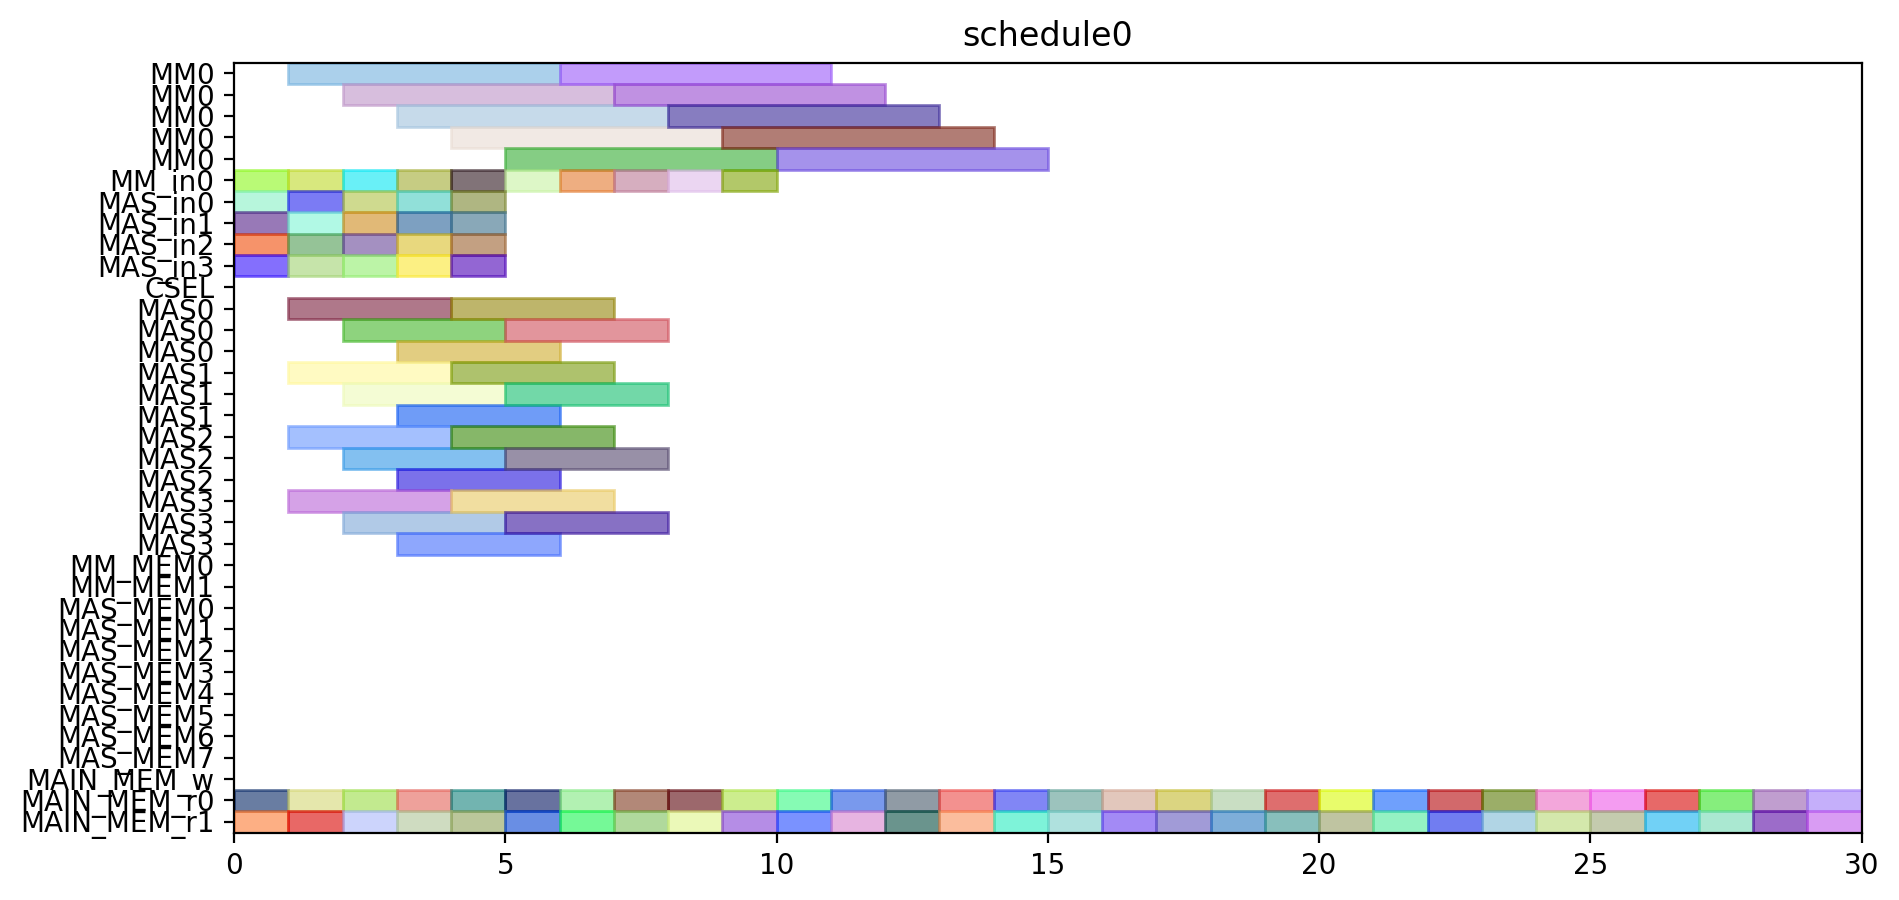

Write the Python code that produced this figure.
from pyschedule import Scenario, solvers, plotters, alt


def solve():
	horizon = 131
	S = Scenario("schedule0", horizon=horizon)

	# resource
	MM = S.Resources('MM', num=1, size=5)
	MM_in = S.Resources('MM_in', num=1)
	MAS_in = S.Resources('MAS_in', num=4)
	CSEL = S.Resource('CSEL')
	MAS = S.Resources('MAS', num=4, size=3, periods=range(1, horizon))
	MM_MEM = S.Resources('MM_MEM', num=2)
	MAS_MEM = S.Resources('MAS_MEM', num=8)
	MAIN_MEM_w = S.Resource('MAIN_MEM_w', size=1)
	MAIN_MEM_r = S.Resources('MAIN_MEM_r', num=2)

	# result of previous scheduling

	# new tasks
	c_aa_a1_0 = S.Task('c_aa_a1_0', length=3, delay_cost=1)
	c_aa_a1_0 += alt(MAS)
	c_aa_a1_0_in = S.Task('c_aa_a1_0_in', length=1, delay_cost=1)
	c_aa_a1_0_in += alt(MAS_in)
	S += c_aa_a1_0_in*MAS_in[0]<=c_aa_a1_0*MAS[0]

	S += c_aa_a1_0_in*MAS_in[1]<=c_aa_a1_0*MAS[1]

	S += c_aa_a1_0_in*MAS_in[2]<=c_aa_a1_0*MAS[2]

	S += c_aa_a1_0_in*MAS_in[3]<=c_aa_a1_0*MAS[3]

	c_aa_a1_0_mem0 = S.Task('c_aa_a1_0_mem0', length=1, delay_cost=1)
	c_aa_a1_0_mem0 += MAIN_MEM_r[0]
	c_aa_a1_0_mem1 = S.Task('c_aa_a1_0_mem1', length=1, delay_cost=1)
	c_aa_a1_0_mem1 += MAIN_MEM_r[1]
	c_aa_a1_1 = S.Task('c_aa_a1_1', length=3, delay_cost=1)
	c_aa_a1_1 += alt(MAS)
	c_aa_a1_1_in = S.Task('c_aa_a1_1_in', length=1, delay_cost=1)
	c_aa_a1_1_in += alt(MAS_in)
	S += c_aa_a1_1_in*MAS_in[0]<=c_aa_a1_1*MAS[0]

	S += c_aa_a1_1_in*MAS_in[1]<=c_aa_a1_1*MAS[1]

	S += c_aa_a1_1_in*MAS_in[2]<=c_aa_a1_1*MAS[2]

	S += c_aa_a1_1_in*MAS_in[3]<=c_aa_a1_1*MAS[3]

	c_aa_a1_1_mem0 = S.Task('c_aa_a1_1_mem0', length=1, delay_cost=1)
	c_aa_a1_1_mem0 += MAIN_MEM_r[0]
	c_aa_a1_1_mem1 = S.Task('c_aa_a1_1_mem1', length=1, delay_cost=1)
	c_aa_a1_1_mem1 += MAIN_MEM_r[1]
	c_aa_t10 = S.Task('c_aa_t10', length=3, delay_cost=1)
	c_aa_t10 += alt(MAS)
	c_aa_t10_in = S.Task('c_aa_t10_in', length=1, delay_cost=1)
	c_aa_t10_in += alt(MAS_in)
	S += c_aa_t10_in*MAS_in[0]<=c_aa_t10*MAS[0]

	S += c_aa_t10_in*MAS_in[1]<=c_aa_t10*MAS[1]

	S += c_aa_t10_in*MAS_in[2]<=c_aa_t10*MAS[2]

	S += c_aa_t10_in*MAS_in[3]<=c_aa_t10*MAS[3]

	c_aa_t10_mem0 = S.Task('c_aa_t10_mem0', length=1, delay_cost=1)
	c_aa_t10_mem0 += MAIN_MEM_r[0]
	c_aa_t10_mem1 = S.Task('c_aa_t10_mem1', length=1, delay_cost=1)
	c_aa_t10_mem1 += MAIN_MEM_r[1]
	c_aa_t11 = S.Task('c_aa_t11', length=3, delay_cost=1)
	c_aa_t11 += alt(MAS)
	c_aa_t11_in = S.Task('c_aa_t11_in', length=1, delay_cost=1)
	c_aa_t11_in += alt(MAS_in)
	S += c_aa_t11_in*MAS_in[0]<=c_aa_t11*MAS[0]

	S += c_aa_t11_in*MAS_in[1]<=c_aa_t11*MAS[1]

	S += c_aa_t11_in*MAS_in[2]<=c_aa_t11*MAS[2]

	S += c_aa_t11_in*MAS_in[3]<=c_aa_t11*MAS[3]

	c_aa_t11_mem0 = S.Task('c_aa_t11_mem0', length=1, delay_cost=1)
	c_aa_t11_mem0 += MAIN_MEM_r[0]
	c_aa_t11_mem1 = S.Task('c_aa_t11_mem1', length=1, delay_cost=1)
	c_aa_t11_mem1 += MAIN_MEM_r[1]
	c_aa_t3_t0 = S.Task('c_aa_t3_t0', length=5, delay_cost=1)
	c_aa_t3_t0 += alt(MM)
	c_aa_t3_t0_in = S.Task('c_aa_t3_t0_in', length=1, delay_cost=1)
	c_aa_t3_t0_in += alt(MM_in)
	S += c_aa_t3_t0_in*MM_in[0]<=c_aa_t3_t0*MM[0]

	c_aa_t3_t0_mem0 = S.Task('c_aa_t3_t0_mem0', length=1, delay_cost=1)
	c_aa_t3_t0_mem0 += MAIN_MEM_r[0]
	c_aa_t3_t0_mem1 = S.Task('c_aa_t3_t0_mem1', length=1, delay_cost=1)
	c_aa_t3_t0_mem1 += MAIN_MEM_r[1]
	c_aa_t3_t1 = S.Task('c_aa_t3_t1', length=5, delay_cost=1)
	c_aa_t3_t1 += alt(MM)
	c_aa_t3_t1_in = S.Task('c_aa_t3_t1_in', length=1, delay_cost=1)
	c_aa_t3_t1_in += alt(MM_in)
	S += c_aa_t3_t1_in*MM_in[0]<=c_aa_t3_t1*MM[0]

	c_aa_t3_t1_mem0 = S.Task('c_aa_t3_t1_mem0', length=1, delay_cost=1)
	c_aa_t3_t1_mem0 += MAIN_MEM_r[0]
	c_aa_t3_t1_mem1 = S.Task('c_aa_t3_t1_mem1', length=1, delay_cost=1)
	c_aa_t3_t1_mem1 += MAIN_MEM_r[1]
	c_aa_t3_t2 = S.Task('c_aa_t3_t2', length=3, delay_cost=1)
	c_aa_t3_t2 += alt(MAS)
	c_aa_t3_t2_in = S.Task('c_aa_t3_t2_in', length=1, delay_cost=1)
	c_aa_t3_t2_in += alt(MAS_in)
	S += c_aa_t3_t2_in*MAS_in[0]<=c_aa_t3_t2*MAS[0]

	S += c_aa_t3_t2_in*MAS_in[1]<=c_aa_t3_t2*MAS[1]

	S += c_aa_t3_t2_in*MAS_in[2]<=c_aa_t3_t2*MAS[2]

	S += c_aa_t3_t2_in*MAS_in[3]<=c_aa_t3_t2*MAS[3]

	c_aa_t3_t2_mem0 = S.Task('c_aa_t3_t2_mem0', length=1, delay_cost=1)
	c_aa_t3_t2_mem0 += MAIN_MEM_r[0]
	c_aa_t3_t2_mem1 = S.Task('c_aa_t3_t2_mem1', length=1, delay_cost=1)
	c_aa_t3_t2_mem1 += MAIN_MEM_r[1]
	c_aa_t3_t3 = S.Task('c_aa_t3_t3', length=3, delay_cost=1)
	c_aa_t3_t3 += alt(MAS)
	c_aa_t3_t3_in = S.Task('c_aa_t3_t3_in', length=1, delay_cost=1)
	c_aa_t3_t3_in += alt(MAS_in)
	S += c_aa_t3_t3_in*MAS_in[0]<=c_aa_t3_t3*MAS[0]

	S += c_aa_t3_t3_in*MAS_in[1]<=c_aa_t3_t3*MAS[1]

	S += c_aa_t3_t3_in*MAS_in[2]<=c_aa_t3_t3*MAS[2]

	S += c_aa_t3_t3_in*MAS_in[3]<=c_aa_t3_t3*MAS[3]

	c_aa_t3_t3_mem0 = S.Task('c_aa_t3_t3_mem0', length=1, delay_cost=1)
	c_aa_t3_t3_mem0 += MAIN_MEM_r[0]
	c_aa_t3_t3_mem1 = S.Task('c_aa_t3_t3_mem1', length=1, delay_cost=1)
	c_aa_t3_t3_mem1 += MAIN_MEM_r[1]
	c_bb_a1_0 = S.Task('c_bb_a1_0', length=3, delay_cost=1)
	c_bb_a1_0 += alt(MAS)
	c_bb_a1_0_in = S.Task('c_bb_a1_0_in', length=1, delay_cost=1)
	c_bb_a1_0_in += alt(MAS_in)
	S += c_bb_a1_0_in*MAS_in[0]<=c_bb_a1_0*MAS[0]

	S += c_bb_a1_0_in*MAS_in[1]<=c_bb_a1_0*MAS[1]

	S += c_bb_a1_0_in*MAS_in[2]<=c_bb_a1_0*MAS[2]

	S += c_bb_a1_0_in*MAS_in[3]<=c_bb_a1_0*MAS[3]

	c_bb_a1_0_mem0 = S.Task('c_bb_a1_0_mem0', length=1, delay_cost=1)
	c_bb_a1_0_mem0 += MAIN_MEM_r[0]
	c_bb_a1_0_mem1 = S.Task('c_bb_a1_0_mem1', length=1, delay_cost=1)
	c_bb_a1_0_mem1 += MAIN_MEM_r[1]
	c_bb_a1_1 = S.Task('c_bb_a1_1', length=3, delay_cost=1)
	c_bb_a1_1 += alt(MAS)
	c_bb_a1_1_in = S.Task('c_bb_a1_1_in', length=1, delay_cost=1)
	c_bb_a1_1_in += alt(MAS_in)
	S += c_bb_a1_1_in*MAS_in[0]<=c_bb_a1_1*MAS[0]

	S += c_bb_a1_1_in*MAS_in[1]<=c_bb_a1_1*MAS[1]

	S += c_bb_a1_1_in*MAS_in[2]<=c_bb_a1_1*MAS[2]

	S += c_bb_a1_1_in*MAS_in[3]<=c_bb_a1_1*MAS[3]

	c_bb_a1_1_mem0 = S.Task('c_bb_a1_1_mem0', length=1, delay_cost=1)
	c_bb_a1_1_mem0 += MAIN_MEM_r[0]
	c_bb_a1_1_mem1 = S.Task('c_bb_a1_1_mem1', length=1, delay_cost=1)
	c_bb_a1_1_mem1 += MAIN_MEM_r[1]
	c_bb_t10 = S.Task('c_bb_t10', length=3, delay_cost=1)
	c_bb_t10 += alt(MAS)
	c_bb_t10_in = S.Task('c_bb_t10_in', length=1, delay_cost=1)
	c_bb_t10_in += alt(MAS_in)
	S += c_bb_t10_in*MAS_in[0]<=c_bb_t10*MAS[0]

	S += c_bb_t10_in*MAS_in[1]<=c_bb_t10*MAS[1]

	S += c_bb_t10_in*MAS_in[2]<=c_bb_t10*MAS[2]

	S += c_bb_t10_in*MAS_in[3]<=c_bb_t10*MAS[3]

	c_bb_t10_mem0 = S.Task('c_bb_t10_mem0', length=1, delay_cost=1)
	c_bb_t10_mem0 += MAIN_MEM_r[0]
	c_bb_t10_mem1 = S.Task('c_bb_t10_mem1', length=1, delay_cost=1)
	c_bb_t10_mem1 += MAIN_MEM_r[1]
	c_bb_t11 = S.Task('c_bb_t11', length=3, delay_cost=1)
	c_bb_t11 += alt(MAS)
	c_bb_t11_in = S.Task('c_bb_t11_in', length=1, delay_cost=1)
	c_bb_t11_in += alt(MAS_in)
	S += c_bb_t11_in*MAS_in[0]<=c_bb_t11*MAS[0]

	S += c_bb_t11_in*MAS_in[1]<=c_bb_t11*MAS[1]

	S += c_bb_t11_in*MAS_in[2]<=c_bb_t11*MAS[2]

	S += c_bb_t11_in*MAS_in[3]<=c_bb_t11*MAS[3]

	c_bb_t11_mem0 = S.Task('c_bb_t11_mem0', length=1, delay_cost=1)
	c_bb_t11_mem0 += MAIN_MEM_r[0]
	c_bb_t11_mem1 = S.Task('c_bb_t11_mem1', length=1, delay_cost=1)
	c_bb_t11_mem1 += MAIN_MEM_r[1]
	c_bb_t3_t0 = S.Task('c_bb_t3_t0', length=5, delay_cost=1)
	c_bb_t3_t0 += alt(MM)
	c_bb_t3_t0_in = S.Task('c_bb_t3_t0_in', length=1, delay_cost=1)
	c_bb_t3_t0_in += alt(MM_in)
	S += c_bb_t3_t0_in*MM_in[0]<=c_bb_t3_t0*MM[0]

	c_bb_t3_t0_mem0 = S.Task('c_bb_t3_t0_mem0', length=1, delay_cost=1)
	c_bb_t3_t0_mem0 += MAIN_MEM_r[0]
	c_bb_t3_t0_mem1 = S.Task('c_bb_t3_t0_mem1', length=1, delay_cost=1)
	c_bb_t3_t0_mem1 += MAIN_MEM_r[1]
	c_bb_t3_t1 = S.Task('c_bb_t3_t1', length=5, delay_cost=1)
	c_bb_t3_t1 += alt(MM)
	c_bb_t3_t1_in = S.Task('c_bb_t3_t1_in', length=1, delay_cost=1)
	c_bb_t3_t1_in += alt(MM_in)
	S += c_bb_t3_t1_in*MM_in[0]<=c_bb_t3_t1*MM[0]

	c_bb_t3_t1_mem0 = S.Task('c_bb_t3_t1_mem0', length=1, delay_cost=1)
	c_bb_t3_t1_mem0 += MAIN_MEM_r[0]
	c_bb_t3_t1_mem1 = S.Task('c_bb_t3_t1_mem1', length=1, delay_cost=1)
	c_bb_t3_t1_mem1 += MAIN_MEM_r[1]
	c_bb_t3_t2 = S.Task('c_bb_t3_t2', length=3, delay_cost=1)
	c_bb_t3_t2 += alt(MAS)
	c_bb_t3_t2_in = S.Task('c_bb_t3_t2_in', length=1, delay_cost=1)
	c_bb_t3_t2_in += alt(MAS_in)
	S += c_bb_t3_t2_in*MAS_in[0]<=c_bb_t3_t2*MAS[0]

	S += c_bb_t3_t2_in*MAS_in[1]<=c_bb_t3_t2*MAS[1]

	S += c_bb_t3_t2_in*MAS_in[2]<=c_bb_t3_t2*MAS[2]

	S += c_bb_t3_t2_in*MAS_in[3]<=c_bb_t3_t2*MAS[3]

	c_bb_t3_t2_mem0 = S.Task('c_bb_t3_t2_mem0', length=1, delay_cost=1)
	c_bb_t3_t2_mem0 += MAIN_MEM_r[0]
	c_bb_t3_t2_mem1 = S.Task('c_bb_t3_t2_mem1', length=1, delay_cost=1)
	c_bb_t3_t2_mem1 += MAIN_MEM_r[1]
	c_bb_t3_t3 = S.Task('c_bb_t3_t3', length=3, delay_cost=1)
	c_bb_t3_t3 += alt(MAS)
	c_bb_t3_t3_in = S.Task('c_bb_t3_t3_in', length=1, delay_cost=1)
	c_bb_t3_t3_in += alt(MAS_in)
	S += c_bb_t3_t3_in*MAS_in[0]<=c_bb_t3_t3*MAS[0]

	S += c_bb_t3_t3_in*MAS_in[1]<=c_bb_t3_t3*MAS[1]

	S += c_bb_t3_t3_in*MAS_in[2]<=c_bb_t3_t3*MAS[2]

	S += c_bb_t3_t3_in*MAS_in[3]<=c_bb_t3_t3*MAS[3]

	c_bb_t3_t3_mem0 = S.Task('c_bb_t3_t3_mem0', length=1, delay_cost=1)
	c_bb_t3_t3_mem0 += MAIN_MEM_r[0]
	c_bb_t3_t3_mem1 = S.Task('c_bb_t3_t3_mem1', length=1, delay_cost=1)
	c_bb_t3_t3_mem1 += MAIN_MEM_r[1]
	c_cc_a1_0 = S.Task('c_cc_a1_0', length=3, delay_cost=1)
	c_cc_a1_0 += alt(MAS)
	c_cc_a1_0_in = S.Task('c_cc_a1_0_in', length=1, delay_cost=1)
	c_cc_a1_0_in += alt(MAS_in)
	S += c_cc_a1_0_in*MAS_in[0]<=c_cc_a1_0*MAS[0]

	S += c_cc_a1_0_in*MAS_in[1]<=c_cc_a1_0*MAS[1]

	S += c_cc_a1_0_in*MAS_in[2]<=c_cc_a1_0*MAS[2]

	S += c_cc_a1_0_in*MAS_in[3]<=c_cc_a1_0*MAS[3]

	c_cc_a1_0_mem0 = S.Task('c_cc_a1_0_mem0', length=1, delay_cost=1)
	c_cc_a1_0_mem0 += MAIN_MEM_r[0]
	c_cc_a1_0_mem1 = S.Task('c_cc_a1_0_mem1', length=1, delay_cost=1)
	c_cc_a1_0_mem1 += MAIN_MEM_r[1]
	c_cc_a1_1 = S.Task('c_cc_a1_1', length=3, delay_cost=1)
	c_cc_a1_1 += alt(MAS)
	c_cc_a1_1_in = S.Task('c_cc_a1_1_in', length=1, delay_cost=1)
	c_cc_a1_1_in += alt(MAS_in)
	S += c_cc_a1_1_in*MAS_in[0]<=c_cc_a1_1*MAS[0]

	S += c_cc_a1_1_in*MAS_in[1]<=c_cc_a1_1*MAS[1]

	S += c_cc_a1_1_in*MAS_in[2]<=c_cc_a1_1*MAS[2]

	S += c_cc_a1_1_in*MAS_in[3]<=c_cc_a1_1*MAS[3]

	c_cc_a1_1_mem0 = S.Task('c_cc_a1_1_mem0', length=1, delay_cost=1)
	c_cc_a1_1_mem0 += MAIN_MEM_r[0]
	c_cc_a1_1_mem1 = S.Task('c_cc_a1_1_mem1', length=1, delay_cost=1)
	c_cc_a1_1_mem1 += MAIN_MEM_r[1]
	c_cc_t10 = S.Task('c_cc_t10', length=3, delay_cost=1)
	c_cc_t10 += alt(MAS)
	c_cc_t10_in = S.Task('c_cc_t10_in', length=1, delay_cost=1)
	c_cc_t10_in += alt(MAS_in)
	S += c_cc_t10_in*MAS_in[0]<=c_cc_t10*MAS[0]

	S += c_cc_t10_in*MAS_in[1]<=c_cc_t10*MAS[1]

	S += c_cc_t10_in*MAS_in[2]<=c_cc_t10*MAS[2]

	S += c_cc_t10_in*MAS_in[3]<=c_cc_t10*MAS[3]

	c_cc_t10_mem0 = S.Task('c_cc_t10_mem0', length=1, delay_cost=1)
	c_cc_t10_mem0 += MAIN_MEM_r[0]
	c_cc_t10_mem1 = S.Task('c_cc_t10_mem1', length=1, delay_cost=1)
	c_cc_t10_mem1 += MAIN_MEM_r[1]
	c_cc_t11 = S.Task('c_cc_t11', length=3, delay_cost=1)
	c_cc_t11 += alt(MAS)
	c_cc_t11_in = S.Task('c_cc_t11_in', length=1, delay_cost=1)
	c_cc_t11_in += alt(MAS_in)
	S += c_cc_t11_in*MAS_in[0]<=c_cc_t11*MAS[0]

	S += c_cc_t11_in*MAS_in[1]<=c_cc_t11*MAS[1]

	S += c_cc_t11_in*MAS_in[2]<=c_cc_t11*MAS[2]

	S += c_cc_t11_in*MAS_in[3]<=c_cc_t11*MAS[3]

	c_cc_t11_mem0 = S.Task('c_cc_t11_mem0', length=1, delay_cost=1)
	c_cc_t11_mem0 += MAIN_MEM_r[0]
	c_cc_t11_mem1 = S.Task('c_cc_t11_mem1', length=1, delay_cost=1)
	c_cc_t11_mem1 += MAIN_MEM_r[1]
	c_cc_t3_t0 = S.Task('c_cc_t3_t0', length=5, delay_cost=1)
	c_cc_t3_t0 += alt(MM)
	c_cc_t3_t0_in = S.Task('c_cc_t3_t0_in', length=1, delay_cost=1)
	c_cc_t3_t0_in += alt(MM_in)
	S += c_cc_t3_t0_in*MM_in[0]<=c_cc_t3_t0*MM[0]

	c_cc_t3_t0_mem0 = S.Task('c_cc_t3_t0_mem0', length=1, delay_cost=1)
	c_cc_t3_t0_mem0 += MAIN_MEM_r[0]
	c_cc_t3_t0_mem1 = S.Task('c_cc_t3_t0_mem1', length=1, delay_cost=1)
	c_cc_t3_t0_mem1 += MAIN_MEM_r[1]
	c_cc_t3_t1 = S.Task('c_cc_t3_t1', length=5, delay_cost=1)
	c_cc_t3_t1 += alt(MM)
	c_cc_t3_t1_in = S.Task('c_cc_t3_t1_in', length=1, delay_cost=1)
	c_cc_t3_t1_in += alt(MM_in)
	S += c_cc_t3_t1_in*MM_in[0]<=c_cc_t3_t1*MM[0]

	c_cc_t3_t1_mem0 = S.Task('c_cc_t3_t1_mem0', length=1, delay_cost=1)
	c_cc_t3_t1_mem0 += MAIN_MEM_r[0]
	c_cc_t3_t1_mem1 = S.Task('c_cc_t3_t1_mem1', length=1, delay_cost=1)
	c_cc_t3_t1_mem1 += MAIN_MEM_r[1]
	c_cc_t3_t2 = S.Task('c_cc_t3_t2', length=3, delay_cost=1)
	c_cc_t3_t2 += alt(MAS)
	c_cc_t3_t2_in = S.Task('c_cc_t3_t2_in', length=1, delay_cost=1)
	c_cc_t3_t2_in += alt(MAS_in)
	S += c_cc_t3_t2_in*MAS_in[0]<=c_cc_t3_t2*MAS[0]

	S += c_cc_t3_t2_in*MAS_in[1]<=c_cc_t3_t2*MAS[1]

	S += c_cc_t3_t2_in*MAS_in[2]<=c_cc_t3_t2*MAS[2]

	S += c_cc_t3_t2_in*MAS_in[3]<=c_cc_t3_t2*MAS[3]

	c_cc_t3_t2_mem0 = S.Task('c_cc_t3_t2_mem0', length=1, delay_cost=1)
	c_cc_t3_t2_mem0 += MAIN_MEM_r[0]
	c_cc_t3_t2_mem1 = S.Task('c_cc_t3_t2_mem1', length=1, delay_cost=1)
	c_cc_t3_t2_mem1 += MAIN_MEM_r[1]
	c_cc_t3_t3 = S.Task('c_cc_t3_t3', length=3, delay_cost=1)
	c_cc_t3_t3 += alt(MAS)
	c_cc_t3_t3_in = S.Task('c_cc_t3_t3_in', length=1, delay_cost=1)
	c_cc_t3_t3_in += alt(MAS_in)
	S += c_cc_t3_t3_in*MAS_in[0]<=c_cc_t3_t3*MAS[0]

	S += c_cc_t3_t3_in*MAS_in[1]<=c_cc_t3_t3*MAS[1]

	S += c_cc_t3_t3_in*MAS_in[2]<=c_cc_t3_t3*MAS[2]

	S += c_cc_t3_t3_in*MAS_in[3]<=c_cc_t3_t3*MAS[3]

	c_cc_t3_t3_mem0 = S.Task('c_cc_t3_t3_mem0', length=1, delay_cost=1)
	c_cc_t3_t3_mem0 += MAIN_MEM_r[0]
	c_cc_t3_t3_mem1 = S.Task('c_cc_t3_t3_mem1', length=1, delay_cost=1)
	c_cc_t3_t3_mem1 += MAIN_MEM_r[1]
	c_ab_t0_t0 = S.Task('c_ab_t0_t0', length=5, delay_cost=1)
	c_ab_t0_t0 += alt(MM)
	c_ab_t0_t0_in = S.Task('c_ab_t0_t0_in', length=1, delay_cost=1)
	c_ab_t0_t0_in += alt(MM_in)
	S += c_ab_t0_t0_in*MM_in[0]<=c_ab_t0_t0*MM[0]

	c_ab_t0_t0_mem0 = S.Task('c_ab_t0_t0_mem0', length=1, delay_cost=1)
	c_ab_t0_t0_mem0 += MAIN_MEM_r[0]
	c_ab_t0_t0_mem1 = S.Task('c_ab_t0_t0_mem1', length=1, delay_cost=1)
	c_ab_t0_t0_mem1 += MAIN_MEM_r[1]
	c_ab_t0_t1 = S.Task('c_ab_t0_t1', length=5, delay_cost=1)
	c_ab_t0_t1 += alt(MM)
	c_ab_t0_t1_in = S.Task('c_ab_t0_t1_in', length=1, delay_cost=1)
	c_ab_t0_t1_in += alt(MM_in)
	S += c_ab_t0_t1_in*MM_in[0]<=c_ab_t0_t1*MM[0]

	c_ab_t0_t1_mem0 = S.Task('c_ab_t0_t1_mem0', length=1, delay_cost=1)
	c_ab_t0_t1_mem0 += MAIN_MEM_r[0]
	c_ab_t0_t1_mem1 = S.Task('c_ab_t0_t1_mem1', length=1, delay_cost=1)
	c_ab_t0_t1_mem1 += MAIN_MEM_r[1]
	c_ab_t0_t2 = S.Task('c_ab_t0_t2', length=3, delay_cost=1)
	c_ab_t0_t2 += alt(MAS)
	c_ab_t0_t2_in = S.Task('c_ab_t0_t2_in', length=1, delay_cost=1)
	c_ab_t0_t2_in += alt(MAS_in)
	S += c_ab_t0_t2_in*MAS_in[0]<=c_ab_t0_t2*MAS[0]

	S += c_ab_t0_t2_in*MAS_in[1]<=c_ab_t0_t2*MAS[1]

	S += c_ab_t0_t2_in*MAS_in[2]<=c_ab_t0_t2*MAS[2]

	S += c_ab_t0_t2_in*MAS_in[3]<=c_ab_t0_t2*MAS[3]

	c_ab_t0_t2_mem0 = S.Task('c_ab_t0_t2_mem0', length=1, delay_cost=1)
	c_ab_t0_t2_mem0 += MAIN_MEM_r[0]
	c_ab_t0_t2_mem1 = S.Task('c_ab_t0_t2_mem1', length=1, delay_cost=1)
	c_ab_t0_t2_mem1 += MAIN_MEM_r[1]
	c_ab_t0_t3 = S.Task('c_ab_t0_t3', length=3, delay_cost=1)
	c_ab_t0_t3 += alt(MAS)
	c_ab_t0_t3_in = S.Task('c_ab_t0_t3_in', length=1, delay_cost=1)
	c_ab_t0_t3_in += alt(MAS_in)
	S += c_ab_t0_t3_in*MAS_in[0]<=c_ab_t0_t3*MAS[0]

	S += c_ab_t0_t3_in*MAS_in[1]<=c_ab_t0_t3*MAS[1]

	S += c_ab_t0_t3_in*MAS_in[2]<=c_ab_t0_t3*MAS[2]

	S += c_ab_t0_t3_in*MAS_in[3]<=c_ab_t0_t3*MAS[3]

	c_ab_t0_t3_mem0 = S.Task('c_ab_t0_t3_mem0', length=1, delay_cost=1)
	c_ab_t0_t3_mem0 += MAIN_MEM_r[0]
	c_ab_t0_t3_mem1 = S.Task('c_ab_t0_t3_mem1', length=1, delay_cost=1)
	c_ab_t0_t3_mem1 += MAIN_MEM_r[1]
	c_ab_t1_t0 = S.Task('c_ab_t1_t0', length=5, delay_cost=1)
	c_ab_t1_t0 += alt(MM)
	c_ab_t1_t0_in = S.Task('c_ab_t1_t0_in', length=1, delay_cost=1)
	c_ab_t1_t0_in += alt(MM_in)
	S += c_ab_t1_t0_in*MM_in[0]<=c_ab_t1_t0*MM[0]

	c_ab_t1_t0_mem0 = S.Task('c_ab_t1_t0_mem0', length=1, delay_cost=1)
	c_ab_t1_t0_mem0 += MAIN_MEM_r[0]
	c_ab_t1_t0_mem1 = S.Task('c_ab_t1_t0_mem1', length=1, delay_cost=1)
	c_ab_t1_t0_mem1 += MAIN_MEM_r[1]
	c_ab_t1_t1 = S.Task('c_ab_t1_t1', length=5, delay_cost=1)
	c_ab_t1_t1 += alt(MM)
	c_ab_t1_t1_in = S.Task('c_ab_t1_t1_in', length=1, delay_cost=1)
	c_ab_t1_t1_in += alt(MM_in)
	S += c_ab_t1_t1_in*MM_in[0]<=c_ab_t1_t1*MM[0]

	c_ab_t1_t1_mem0 = S.Task('c_ab_t1_t1_mem0', length=1, delay_cost=1)
	c_ab_t1_t1_mem0 += MAIN_MEM_r[0]
	c_ab_t1_t1_mem1 = S.Task('c_ab_t1_t1_mem1', length=1, delay_cost=1)
	c_ab_t1_t1_mem1 += MAIN_MEM_r[1]
	solvers.mip.solve(S,msg=1,kind='CPLEX',ratio_gap=1.01)

	solution = [['hoge']*len(S.solution()[1]) for i in range(len(S.solution()))]
	for i in range(len(S.solution())):
		for j in range(len(S.solution()[i])):
			solution[i][j]=str(S.solution()[i][j])
	print(solution)

	cycles = int(solution[-1][3])

	pic_file_name = "/home/mfukuda/ABE/multiRAM_multiMAS_16mux/scheduling_result/stage5MM1_stage3MAS4/FP12_INV_BEFORE_FPINV/schedule0.png"
	if(S.solution() != []):
		plotters.matplotlib.plot(S,img_filename=pic_file_name, show_task_labels=False, fig_size=(cycles*0.25+3, 5))

	return solution
